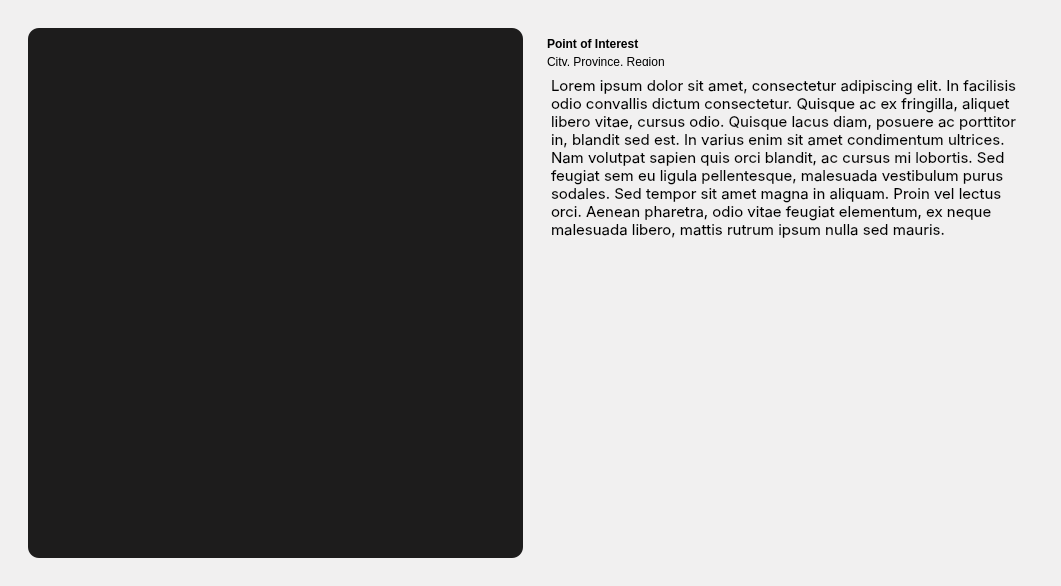
<?xml version="1.0" encoding="UTF-8"?>
<ui version="4.0">
 <class>MainWindow</class>
 <widget class="QMainWindow" name="MainWindow">
  <property name="geometry">
   <rect>
    <x>0</x>
    <y>0</y>
    <width>1061</width>
    <height>586</height>
   </rect>
  </property>
  <property name="windowTitle">
   <string>Zambles Gallery</string>
  </property>
  <property name="layoutDirection">
   <enum>Qt::LeftToRight</enum>
  </property>
  <widget class="QWidget" name="centralwidget">
   <property name="styleSheet">
    <string notr="true">background-color: rgb(241, 240, 240)</string>
   </property>
   <layout class="QVBoxLayout" name="verticalLayout_2">
    <item>
     <widget class="QFrame" name="frame">
      <property name="styleSheet">
       <string notr="true">padding: 10;
border: 0;</string>
      </property>
      <property name="frameShape">
       <enum>QFrame::StyledPanel</enum>
      </property>
      <property name="frameShadow">
       <enum>QFrame::Raised</enum>
      </property>
      <layout class="QHBoxLayout" name="horizontalLayout">
       <item>
        <widget class="QGraphicsView" name="graphicsView">
         <property name="styleSheet">
          <string notr="true">background: #1d1c1c;
border-radius: 11;</string>
         </property>
        </widget>
       </item>
       <item>
        <widget class="Line" name="line">
         <property name="styleSheet">
          <string notr="true">color: rgb(49, 41, 34)</string>
         </property>
         <property name="frameShadow">
          <enum>QFrame::Plain</enum>
         </property>
         <property name="lineWidth">
          <number>1</number>
         </property>
         <property name="orientation">
          <enum>Qt::Vertical</enum>
         </property>
        </widget>
       </item>
       <item>
        <widget class="QWidget" name="ItemText" native="true">
         <property name="styleSheet">
          <string notr="true">border: 0;</string>
         </property>
         <layout class="QVBoxLayout" name="verticalLayout">
          <item>
           <widget class="QLabel" name="label">
            <property name="styleSheet">
             <string notr="true">font:  75 25pt &quot;Inter&quot;;
font-weight: bold;
padding: 0;</string>
            </property>
            <property name="text">
             <string>Point of Interest</string>
            </property>
           </widget>
          </item>
          <item>
           <widget class="QLabel" name="label_2">
            <property name="styleSheet">
             <string notr="true">font: 25 italic 14pt &quot;Inter&quot;;
padding: 0;
margin-top: -5;</string>
            </property>
            <property name="text">
             <string>City, Province, Region</string>
            </property>
           </widget>
          </item>
          <item>
           <widget class="QTextBrowser" name="textBrowser">
            <property name="sizePolicy">
             <sizepolicy hsizetype="Expanding" vsizetype="Expanding">
              <horstretch>20</horstretch>
              <verstretch>0</verstretch>
             </sizepolicy>
            </property>
            <property name="font">
             <font>
              <family>Inter</family>
              <pointsize>11</pointsize>
              <weight>50</weight>
              <italic>false</italic>
              <bold>false</bold>
              <stylestrategy>PreferAntialias</stylestrategy>
             </font>
            </property>
            <property name="styleSheet">
             <string notr="true">font: 11pt &quot;Inter&quot;;
padding: 0;
border:0;</string>
            </property>
            <property name="html">
             <string>&lt;!DOCTYPE HTML PUBLIC &quot;-//W3C//DTD HTML 4.0//EN&quot; &quot;http://www.w3.org/TR/REC-html40/strict.dtd&quot;&gt;
&lt;html&gt;&lt;head&gt;&lt;meta name=&quot;qrichtext&quot; content=&quot;1&quot; /&gt;&lt;style type=&quot;text/css&quot;&gt;
p, li { white-space: pre-wrap; }
&lt;/style&gt;&lt;/head&gt;&lt;body style=&quot; font-family:'Inter'; font-size:11pt; font-weight:400; font-style:normal;&quot;&gt;
&lt;p style=&quot; margin-top:12px; margin-bottom:12px; margin-left:0px; margin-right:0px; -qt-block-indent:0; text-indent:0px;&quot;&gt;Lorem ipsum dolor sit amet, consectetur adipiscing elit. In facilisis odio convallis dictum consectetur. Quisque ac ex fringilla, aliquet libero vitae, cursus odio. Quisque lacus diam, posuere ac porttitor in, blandit sed est. In varius enim sit amet condimentum ultrices. Nam volutpat sapien quis orci blandit, ac cursus mi lobortis. Sed feugiat sem eu ligula pellentesque, malesuada vestibulum purus sodales. Sed tempor sit amet magna in aliquam. Proin vel lectus orci. Aenean pharetra, odio vitae feugiat elementum, ex neque malesuada libero, mattis rutrum ipsum nulla sed mauris.&lt;/p&gt;&lt;/body&gt;&lt;/html&gt;</string>
            </property>
           </widget>
          </item>
         </layout>
        </widget>
       </item>
      </layout>
     </widget>
    </item>
   </layout>
  </widget>
 </widget>
 <resources/>
 <connections/>
</ui>
